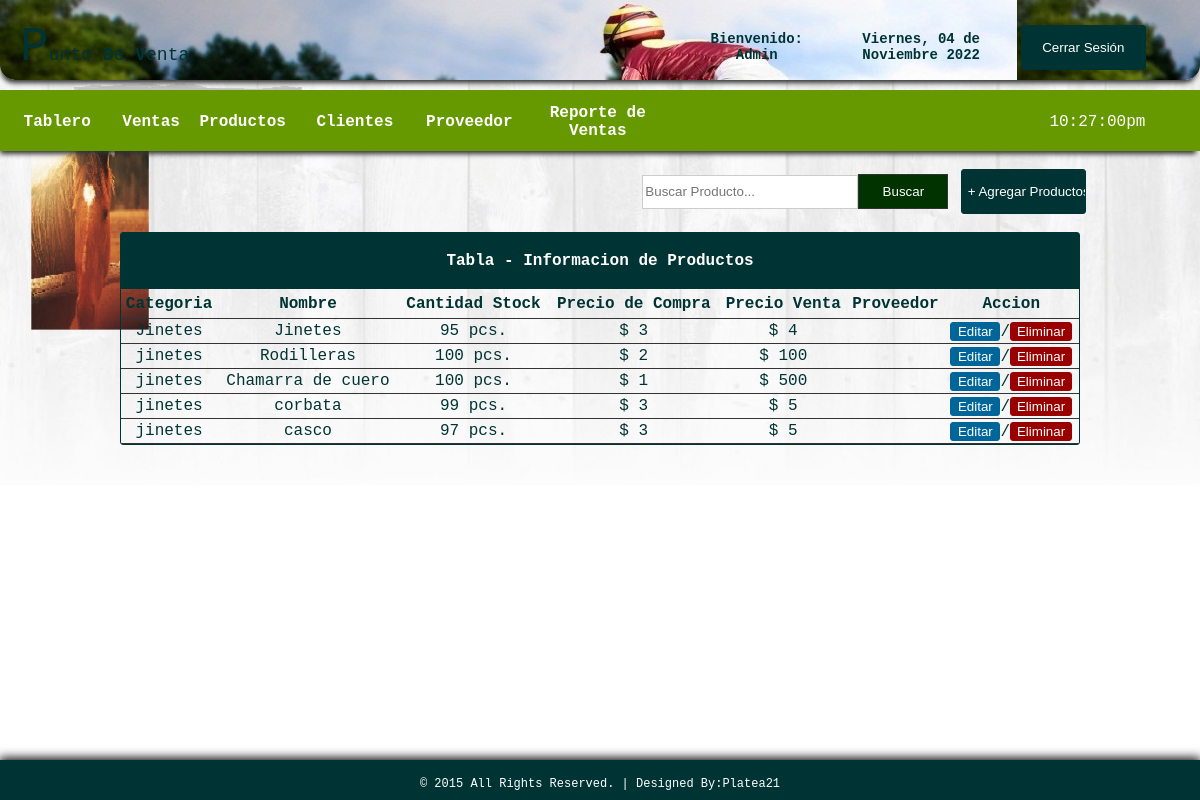
The page /products.php (signed in) on the database its author committed.
### tables this page shows
CREATE TABLE `products` (
  `id` int(11) NOT NULL,
  `category` varchar(100) NOT NULL,
  `name` varchar(100) NOT NULL,
  `quantity` int(11) NOT NULL,
  `purchase` int(11) NOT NULL,
  `retail` int(11) NOT NULL,
  `supplier` varchar(100) NOT NULL
);

### products.php (the view, shortened to what this page needs)
<!DOCTYPE html PUBLIC "-//W3C//DTD XHTML 1.0 Transitional//EN" "http://www.w3.org/TR/xhtml1/DTD/xhtml1-transitional.dtd">
<html xmlns="http://www.w3.org/1999/xhtml">
<head>
</head>
<link rel="stylesheet" type="text/css" href="css/css1.css">
<body>
<div id="container">
<div id="header">
<table cellspacing="0" width="100%" border="0" cellpadding="20px">
<tr>
	<td width="56%">
    <table width="41%" border="0" cellspacing="0" cellpadding="0">
	  <tr>
	    <td width="80%" align="left"> <font size="12px">P</font><span style="font-size: 18px;">unto <b>D</b>e <b>V</b>enta</span></td>
	    </tr>
	  </table></td>
    <td style="font-size:14px;">
      <table width="93%" border="0" cellspacing="0" cellpadding="0">
        <tr>
        	<th scope="col">Bienvenido: <?php echo $_SESSION['access'];?></th>
          	<th scope="col"><?php
			include_once("date1.php");
			?></th>
          	<th scope="col" width="20px"><a href="logout.php">
            <input type="button" id="btnadd" value="Cerrar Sesión" align="middle" />
          	</a></th>
        </tr>
  </table></td>
    </tr>
</table>
</div>
<br><br><br><br><br>
<div id = "headnav">
<table width="100%" border="0" cellpadding="0" cellspacing="0">
<tr>
	<td width="669" height="62">
	<table width="669" border="0" cellspacing="0" cellpadding="0">
	  <tr>
	    <th width="90" height="56" scope="col"><a href="index.php">Tablero</a></th>
	    <th width="50" scope="col"><a href="sales.php">Ventas</a></th>
	    <th width="80" scope="col"><a href="products.php">Productos</a></th>
	    <th width="90" scope="col"><a href="customers.php">Clientes</a></th>
	    <th width="90" scope="col"><a href="supplier.php">Proveedor</a></th>
	    <th width="112" scope="col"><a href="salesreport.php">Reporte de Ventas</a></th>
	    </tr>
	  </table>
      </td>
      <td width="13">
      <table border="0" cellspacing="0" cellpadding="0">
      	<tr>
        	<td align="left" style="color:#FFF">
            <?php
			$date_time=date("h:i:sa");
			echo $date_time;
			?>
            </td>
        </tr>
      </table>
      </td>
</tr>
</table>
</div>
<br>
<table width="83%" border="0" align="center" cellpadding="0" cellspacing="0">
      <tr>
        <td width="741" align="right">
        <form action="result_products.php" method="get" ecntype="multipart/data-form">
        <input type="text" name="query" style="border:1px solid #CCC; color: #333; width:210px; height:30px;" placeholder="Buscar Producto..." /><input type="submit" id="btnsearch" value="Buscar" name="search" />
        </form>
        </td>
        <td width="131" height="37">
        <a href="javascript:void(0)" onclick="toggle_visibility('popup-box1')"><input type="button" id="btnadd" value="+ Agregar Productos" /></a>
        </td>
      </tr>
    </table></th>
  <br>
  <tr>
    <td>
    <table border="0" cellpadding="0" cellspacing="0" align="center" width="80%" style="border:1px solid #033; color:#033;">
     <tr>
     <th colspan="7" align="center" height="55px" style="border-bottom:1px solid #033; background: #033; color:#FFF;"> Tabla - Informacion de Productos	</th>
    </tr>
      <tr height="30px">
        <th style="border-bottom:1px solid #333;"> Categoria </th>
        <th style="border-bottom:1px solid #333;"> Nombre </th>
        <th style="border-bottom:1px solid #333;"> Cantidad Stock </th>
        <th style="border-bottom:1px solid #333;"> Precio de Compra </th>
        <th style="border-bottom:1px solid #333;"> Precio Venta </th>
        <th style="border-bottom:1px solid #333;"> Proveedor </th>
        <th style="border-bottom:1px solid #333;"> Accion </th>
      </tr>
       <?php
require('config.php');
$query="SELECT * FROM products";
$result=mysqli_query($db_link, $query);
while ($row=mysqli_fetch_array($result)){?>
      <tr align="center" style="height:25px">
      	<td style="border-bottom:1px solid #333;"> <?php echo $row['category']; ?> </td>
        <td style="border-bottom:1px solid #333;"> <?php echo $row['name']; ?> </td>
        <td style="border-bottom:1px solid #333;"> <?php echo $row['quantity']; ?> pcs. </td>
        <td style="border-bottom:1px solid #333;">$ <?php echo $row['purchase']; ?> </td>
        <td style="border-bottom:1px solid #333;">$ <?php echo $row['retail']; ?> </td>
        <td style="border-bottom:1px solid #333;"> <?php echo $row['supplier']; ?> </td>
        <td style="border-bottom:1px solid #333;">
        <a href="edit_item.php?id=<?php echo md5($row['id']);?>"><input type="button" value="Editar" style="width:50px; height:20; color:#FFF; background:#069; border:1px solid #069; border-radius:3px;"></a>/<a href="delete_item.php?id=<?php echo md5($row['id']);?>"><input type="button" value="Eliminar" style="width:15; height:20; color:#FFF; background: #900; border:1px solid #900; border-radius:3px;"></a>
        </td>
      </tr>
   <?php
}?>
    </table>
  </td>
  </tr>
<br><br><br>
<div id="footer">
<table border="0" cellpadding="15px" align="center"; style="size: 12px; font-family: 'Courier New', Courier, monospace; color: #FFF; font-size: 12px;">
<tr>
	<td>
    &copy; 2015 All Rights Reserved.  |  Designed By:<a href="https://www.facebook.com/platea21">Platea21</a>
    </td>
</tr>
</table>
</div>
</div>
</body>
</html>

### css/css1.css (style rules this page uses)
html { font-family: "Courier New", Courier, monospace; color: #033; height:100%; margin:0; padding:0; -webkit-background-size: cover; -moz-background-size: cover; -o-background-size: cover; background-size: cover; }
body { margin:0; font-size:16px; height:100%; margin:0; padding:0; background:url(../images/bgimg.jpg) no-repeat center fixed; -webkit-background-size: cover; -moz-background-size: cover; -o-background-size: cover; background-size: cover; }
#container { height:100px; width: auto; margin:0 auto; }
#header { box-shadow: -1px 5px 5px -2px #333333; position:fixed; width:100%; height:80px; border-radius:0px 0px 15px 15px; background-image: url('img/23.jpg'); }
#footer { clear: both; background: #033; height: 40px; width: 100%; position: fixed; left: 0px; bottom: 0px; text-align: center; box-shadow:0px -1px 10px 1px #000; }
#headnav { box-shadow: -2px 5px 5px -2px #333333; border-top:1px solid #690; padding:0px; clear:both; background: #690; height:60px; width:100%; }
#btnsearch { border:1px solid #333; background: #030; height:35px; width:90px; color: #FFF; font-family:"Lucida Sans Unicode", "Lucida Grande", sans-serif; }
#btnadd { border:1px solid #033; background: #033; border-radius:3px; height:45px; width:125px; color: #FFF; font-family:"Lucida Sans Unicode", "Lucida Grande", sans-serif; }
a:link { color:#FFF; text-decoration: none; }
table { border-radius:3px; text-align: center; }

### rows shown on the page
products: category "Jinetes", name "Jinetes", quantity "95", purchase "3", retail "4"
products: category "jinetes", name "Rodilleras", quantity "100", purchase "2", retail "100"
products: category "jinetes", name "Chamarra de cuero", quantity "100", purchase "1", retail "500"
products: category "jinetes", name "corbata", quantity "99", purchase "3", retail "5"
products: category "jinetes", name "casco", quantity "97", purchase "3", retail "5"

### other values the page prints
$_SESSION['access'] "Admin"
$dia "Viernes"
$mes "Noviembre"
